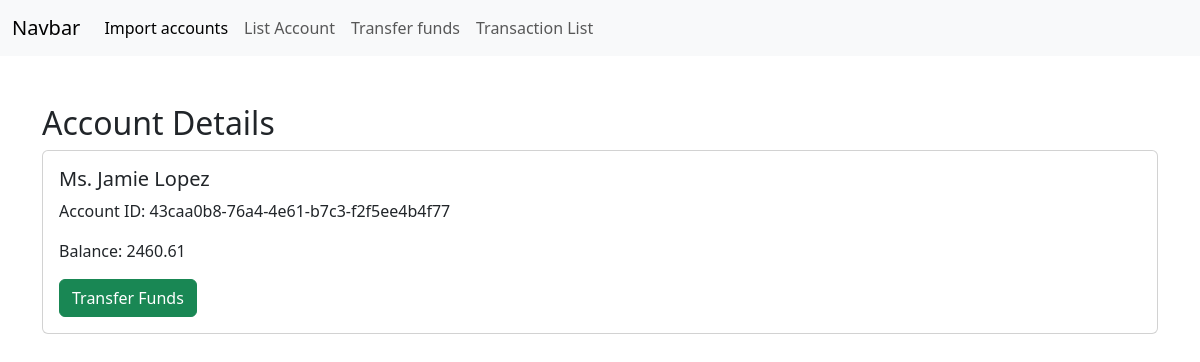
The app's page /account-detail/43caa0b8-76a4-4e61-b7c3-f2f5ee4b4f77/ with its own data.
### accounts/models.py (models this page shows, shortened)
class Account(models.Model):
    id = models.UUIDField(primary_key=True, editable=False)
    name = models.CharField(max_length=100)
    balance = models.DecimalField(max_digits=10, decimal_places=2)

### accounts/views.py (the view)
# urls.py: path('account-detail/<uuid:pk>/', AccountDetail.as_view(), name='account_detail'),
class AccountDetail(DetailView):
    model = Account

### accounts/templates/accounts/account_detail.html (shortened to what this page needs)
{% extends "base.html" %}
{% block body %}
<div class="container mt-5">
    <h2>Account Details</h2>
    <div class="card">
        <div class="card-body">
            <h5 class="card-title">{{ object.name }}</h5>
            <p class="card-text">Account ID: {{ object.id }}</p>
            <p class="card-text">Balance: {{ object.balance }}</p>
            <a href="#" class="btn btn-success">Transfer Funds</a>
        </div>
    </div>
</div>
{% endblock body %}

### records on screen
Account: name "Ms. Jamie Lopez", id "43caa0b8-76a4-4e61-b7c3-f2f5ee4b4f77", balance "2460.61"
